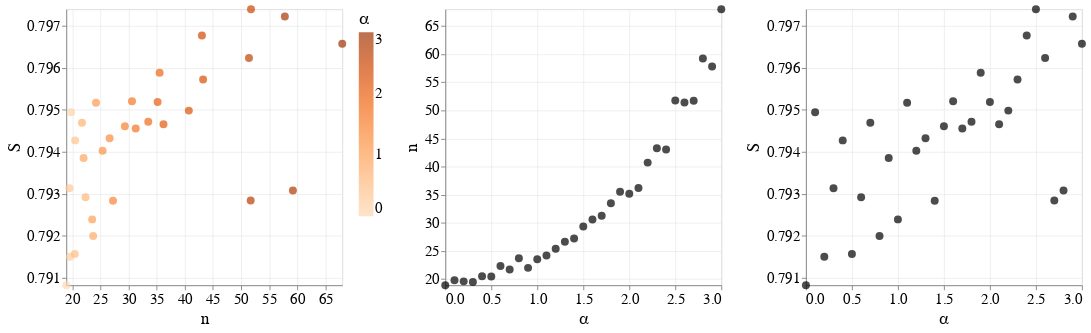

Notebook cell for this chart:
### Code cell
folder = "side-50_dens-0.7_pop-0.3_hom-0.3_town-True_RANDOM"


FSI = False


import altair as alt
import os
import pandas as pd
import numpy as np
import matplotlib.pyplot as plt


folder_distance = "../results_data/results_data_supplementary/"+folder+"/distance_"+folder
folder_gravity = "../results_data/results_data_supplementary/"+folder+"/gravity_"+folder
folder_relevance = "../results_data/results_data_supplementary/"+folder+"/relevance_"+folder


##############################################################################




folder = folder_relevance

csv_list = os.listdir(folder)
results = pd.read_csv(folder+"/"+csv_list[0])

for csv in csv_list[1:]:
    temp = pd.read_csv(folder+"/"+csv)
    results = pd.concat([results,temp])


results["model"] = results["mobility"].apply(lambda m: eval(m)["model"])
results["metric"] = results["mobility"].apply(lambda m: eval(m)["metric"] if "metric" in m else 0)
results["alpha"] = results["mobility"].apply(lambda m: eval(m)["alpha"] if "alpha" in m else 0)

    
if FSI:
    results["total_segregation"] = results["fsi"] 

group_gravityalfa = results.groupby(["alpha"]).agg(mean_step=('Step', np.mean), 
                                                               mean_seg=('total_segregation', np.mean),
                                                               mean_cen_seg=('center_segregation', np.mean),
                                                                mean_per_seg=('periphery_segregation', np.mean),
                                                              ).reset_index()

#######################################


step_min = min(group_gravityalfa["mean_step"].min(), group_gravityalfa["mean_step"].min()) 
step_max = max(group_gravityalfa["mean_step"].max(), group_gravityalfa["mean_step"].max()) 



seg_min = min(group_gravityalfa["mean_seg"].min(), group_gravityalfa["mean_seg"].min()) 
seg_max = max(group_gravityalfa["mean_seg"].max(), group_gravityalfa["mean_seg"].max()) 


a1 = alt.Chart(group_gravityalfa).mark_circle(size=75).encode(
      x = alt.X('mean_step', scale=alt.Scale(domain=[step_min, step_max]),axis=alt.Axis(title='n')),
    y = alt.Y('mean_seg', scale=alt.Scale(domain=[seg_min, seg_max]), axis=alt.Axis(title='S')),
    color=alt.Color('alpha', scale=alt.Scale(scheme='oranges'), legend=alt.Legend(title="α", titleFontWeight="normal", labelFontSize=16,titleFontSize=20))
).properties(
    width=300,
    height=300)


def func(x, a, b, c):
    return a/(x**b)+c


xdata = group_gravityalfa["mean_step"]
ydata =  group_gravityalfa["mean_seg"]

try:
    popt, pcov = curve_fit(func, xdata, ydata)
    pred = pd.DataFrame()
    pred["xv"] = xdata
    pred["yv"] = func(xdata, *popt)
    
    print("a1")
    print("a/(x**b) +c")
    print(popt)

    rega1 = alt.Chart(pred).mark_line(color="grey", opacity=1, width=2, strokeDash=[10,5]).encode(x="xv", y="yv").properties(
        width=300,
        height=300
    )
except:
    print("no fit")


###########################################


a2 = alt.Chart(group_gravityalfa).mark_circle(size=75, color="black").encode(
      x = alt.X('alpha', scale=alt.Scale(domain=[0, 3]),axis=alt.Axis(title='α')),
    y = alt.Y('mean_step', scale=alt.Scale(domain=[step_min, step_max]), axis=alt.Axis(title='n'))
).properties(
    width=300,
    height=300)



def func(x,a, b,c):
    return (a**(b*x))+c


xdata = group_gravityalfa["alpha"]
ydata =  group_gravityalfa["mean_step"]


try:
    popt, pcov = curve_fit(func, xdata, ydata)
    pred = pd.DataFrame()
    pred["xv"] = xdata
    pred["yv"] = func(xdata, *popt)
    
    print("a2")
    print("(a**(b*x))+c")
    print(popt)

    rega2 = alt.Chart(pred).mark_line(color="grey", opacity=1, width=2, strokeDash=[10,5]).encode(x="xv", y="yv").properties(
        width=300,
        height=300
    )
except:
    print("no fit")



###########################################


a3 = alt.Chart(group_gravityalfa).mark_circle(size=75, color="black").encode(
      x = alt.X('alpha', scale=alt.Scale(domain=[0, 3]),axis=alt.Axis(title='α')),
    y = alt.Y('mean_seg', scale=alt.Scale(domain=[seg_min, seg_max]), axis=alt.Axis(title='S'))
).properties(
    width=300,
    height=300)


def func(x, a, b,c):
    return a*x**2+b*x+c


try:
    xdata = group_gravityalfa["alpha"]
    ydata =  group_gravityalfa["mean_seg"]

    popt, pcov = curve_fit(func, xdata, ydata)
    pred = pd.DataFrame()
    pred["xv"] = xdata
    pred["yv"] = func(xdata, *popt)

    print("a*x**2+b*x+c")
    print(popt)

    rega3 = alt.Chart(pred).mark_line(color="grey", opacity=1, width=2, strokeDash=[10,5]).encode(x="xv", y="yv").properties(
        width=300,
        height=300
    )
except:
    print("no fit")

    

alt.hconcat( a1,a2,a3  ).resolve_scale(
    color='independent').configure_axis(
    gridOpacity=0.5,titleFontWeight="normal", labelFontSize =16, titleFontSize=19, labelAngle=0
    
    )

### Figure 1 — Vega-Lite specification as saved in the notebook (floating-point values rounded to 4 significant figures)
{"config": {"view": {"continuousWidth": 300, "continuousHeight": 300}, "axis": {"gridOpacity": 0.5, "labelAngle": 0, "labelFontSize": 16, "titleFontSize": 19, "titleFontWeight": "normal"}}, "hconcat": [{"mark": {"type": "circle", "size": 75}, "encoding": {"color": {"field": "alpha", "legend": {"labelFontSize": 16, "title": "α", "titleFontSize": 20, "titleFontWeight": "normal"}, "scale": {"scheme": "oranges"}, "type": "quantitative"}, "x": {"axis": {"title": "n"}, "field": "mean_step", "scale": {"domain": [18.93, 67.99]}, "type": "quantitative"}, "y": {"axis": {"title": "S"}, "field": "mean_seg", "scale": {"domain": [0.7908, 0.7974]}, "type": "quantitative"}}, "height": 300, "width": 300}, {"mark": {"type": "circle", "color": "black", "size": 75}, "encoding": {"x": {"axis": {"title": "α"}, "field": "alpha", "scale": {"domain": [0, 3]}, "type": "quantitative"}, "y": {"axis": {"title": "n"}, "field": "mean_step", "scale": {"domain": [18.93, 67.99]}, "type": "quantitative"}}, "height": 300, "width": 300}, {"mark": {"type": "circle", "color": "black", "size": 75}, "encoding": {"x": {"axis": {"title": "α"}, "field": "alpha", "scale": {"domain": [0, 3]}, "type": "quantitative"}, "y": {"axis": {"title": "S"}, "field": "mean_seg", "scale": {"domain": [0.7908, 0.7974]}, "type": "quantitative"}}, "height": 300, "width": 300}], "data": {"name": "data-431bbdfae3ee40aa35b176b1d643724c"}, "resolve": {"scale": {"color": "independent"}}, "$schema": "https://vega.github.io/schema/vega-lite/v5.6.1.json", "datasets": {"data-431bbdfae3ee40aa35b176b1d643724c": [{"alpha": 0.0, "mean_step": 18.93, "mean_seg": 0.7908, "mean_cen_seg": 0.7897, "mean_per_seg": 0.7911}, {"alpha": 0.1, "mean_step": 19.8, "mean_seg": 0.7949, "mean_cen_seg": 0.7947, "mean_per_seg": 0.7951}, {"alpha": 0.2, "mean_step": 19.61, "mean_seg": 0.7915, "mean_cen_seg": 0.7865, "mean_per_seg": 0.7923}, {"alpha": 0.3, "mean_step": 19.5, "mean_seg": 0.7931, "mean_cen_seg": 0.7915, "mean_per_seg": 0.7935}, {"alpha": 0.4, "mean_step": 20.52, "mean_seg": 0.7943, "mean_cen_seg": 0.795, "mean_per_seg": 0.7943}, {"alpha": 0.5, "mean_step": 20.46, "mean_seg": 0.7916, "mean_cen_seg": 0.7805, "mean_per_seg": 0.7933}, {"alpha": 0.6, "mean_step": 22.36, "mean_seg": 0.7929, "mean_cen_seg": 0.7893, "mean_per_seg": 0.7935}, {"alpha": 0.7, "mean_step": 21.73, "mean_seg": 0.7947, "mean_cen_seg": 0.7929, "mean_per_seg": 0.7951}, {"alpha": 0.8, "mean_step": 23.72, "mean_seg": 0.792, "mean_cen_seg": 0.7833, "mean_per_seg": 0.7934}, {"alpha": 0.9, "mean_step": 22.01, "mean_seg": 0.7939, "mean_cen_seg": 0.7933, "mean_per_seg": 0.794}, {"alpha": 1.0, "mean_step": 23.54, "mean_seg": 0.7924, "mean_cen_seg": 0.784, "mean_per_seg": 0.7937}, {"alpha": 1.1, "mean_step": 24.22, "mean_seg": 0.7952, "mean_cen_seg": 0.79, "mean_per_seg": 0.796}, {"alpha": 1.2, "mean_step": 25.39, "mean_seg": 0.794, "mean_cen_seg": 0.7875, "mean_per_seg": 0.795}, {"alpha": 1.3, "mean_step": 26.64, "mean_seg": 0.7943, "mean_cen_seg": 0.7864, "mean_per_seg": 0.7956}, {"alpha": 1.4, "mean_step": 27.24, "mean_seg": 0.7928, "mean_cen_seg": 0.7822, "mean_per_seg": 0.7944}, {"alpha": 1.5, "mean_step": 29.35, "mean_seg": 0.7946, "mean_cen_seg": 0.794, "mean_per_seg": 0.7949}, {"alpha": 1.6, "mean_step": 30.62, "mean_seg": 0.7952, "mean_cen_seg": 0.7874, "mean_per_seg": 0.7964}, {"alpha": 1.7, "mean_step": 31.28, "mean_seg": 0.7946, "mean_cen_seg": 0.7859, "mean_per_seg": 0.7959}, {"alpha": 1.8, "mean_step": 33.51, "mean_seg": 0.7947, "mean_cen_seg": 0.7884, "mean_per_seg": 0.7957}, {"alpha": 1.9, "mean_step": 35.53, "mean_seg": 0.7959, "mean_cen_seg": 0.7824, "mean_per_seg": 0.7979}, {"alpha": 2.0, "mean_step": 35.17, "mean_seg": 0.7952, "mean_cen_seg": 0.7885, "mean_per_seg": 0.7963}, {"alpha": 2.1, "mean_step": 36.22, "mean_seg": 0.7947, "mean_cen_seg": 0.7902, "mean_per_seg": 0.7954}, {"alpha": 2.2, "mean_step": 40.72, "mean_seg": 0.795, "mean_cen_seg": 0.7958, "mean_per_seg": 0.795}, {"alpha": 2.3, "mean_step": 43.26, "mean_seg": 0.7957, "mean_cen_seg": 0.7941, "mean_per_seg": 0.7961}, {"alpha": 2.4, "mean_step": 43.05, "mean_seg": 0.7968, "mean_cen_seg": 0.7859, "mean_per_seg": 0.7984}, {"alpha": 2.5, "mean_step": 51.77, "mean_seg": 0.7974, "mean_cen_seg": 0.789, "mean_per_seg": 0.7987}, {"alpha": 2.6, "mean_step": 51.41, "mean_seg": 0.7962, "mean_cen_seg": 0.7924, "mean_per_seg": 0.7969}, {"alpha": 2.7, "mean_step": 51.71, "mean_seg": 0.7928, "mean_cen_seg": 0.7924, "mean_per_seg": 0.793}, {"alpha": 2.8, "mean_step": 59.22, "mean_seg": 0.7931, "mean_cen_seg": 0.7874, "mean_per_seg": 0.794}, {"alpha": 2.9, "mean_step": 57.79, "mean_seg": 0.7972, "mean_cen_seg": 0.7847, "mean_per_seg": 0.7991}, {"alpha": 3.0, "mean_step": 67.99, "mean_seg": 0.7966, "mean_cen_seg": 0.8028, "mean_per_seg": 0.7959}]}}
